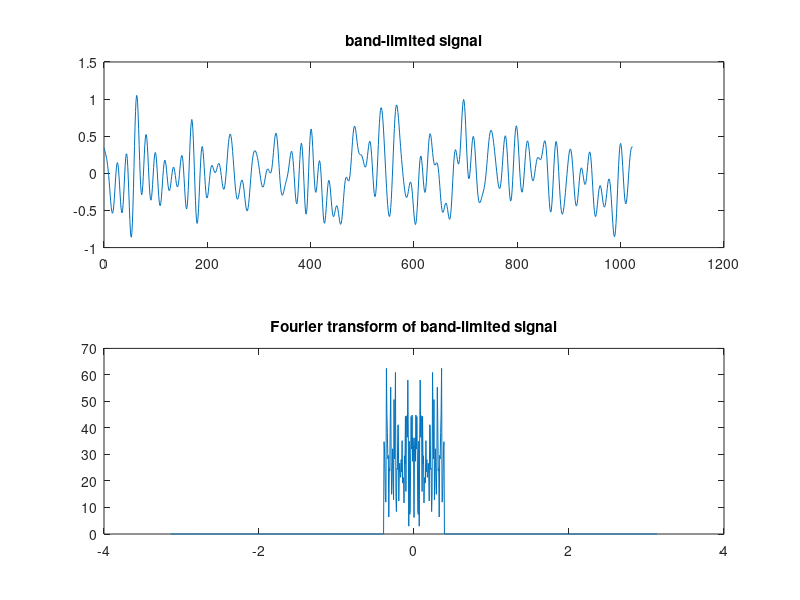
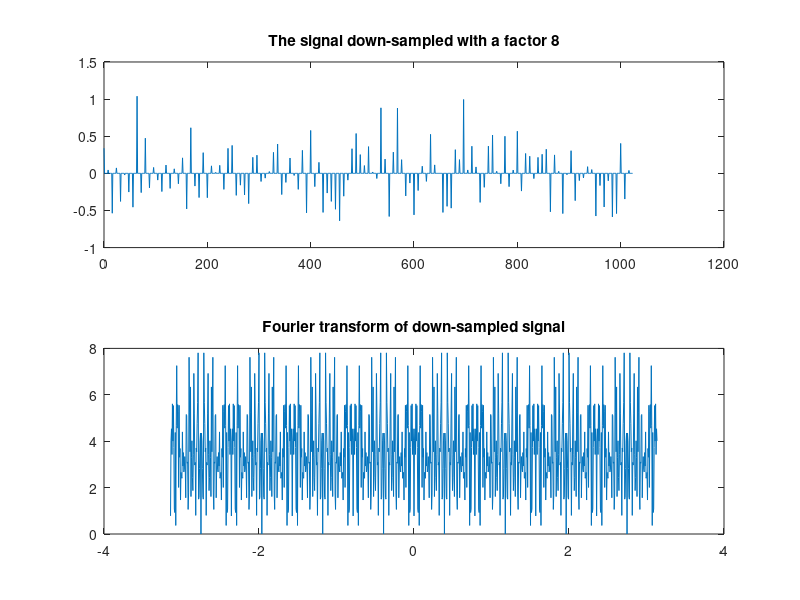
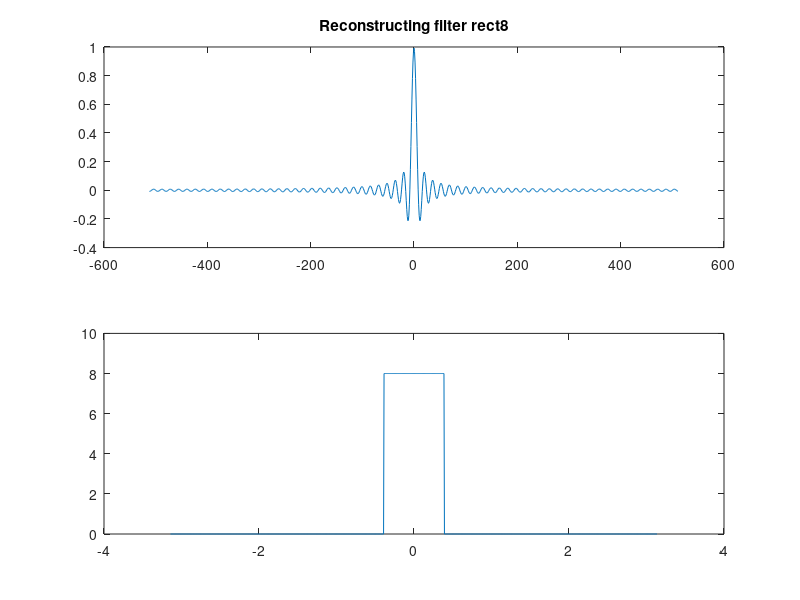
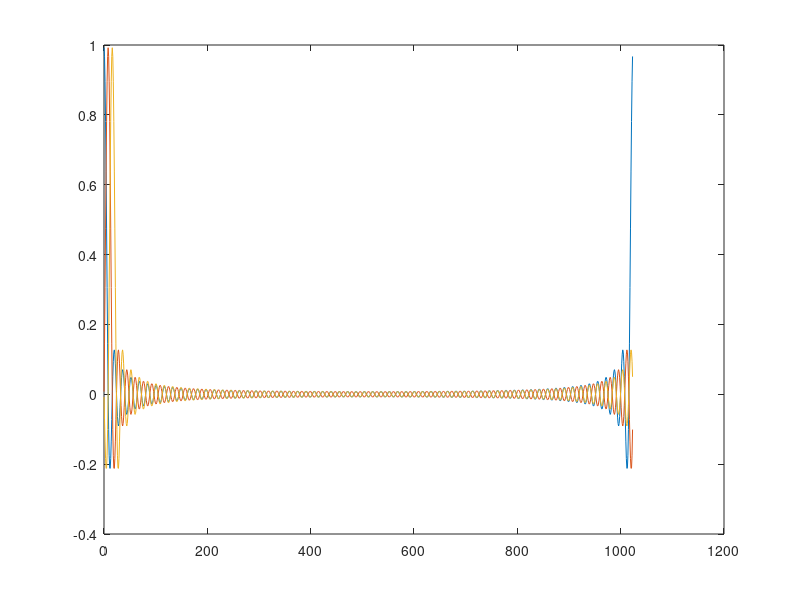

Write MATLAB code to recreate these figures, in order.

s = randn(1024,1);
S = fftshift(fft(s));
u = (-512:511)' * pi/512;
Rect8 = (abs(u) < pi/8);
Sbl = S .* Rect8; %Create a pi/4-band-limited transform
sbl = ifft(ifftshift(Sbl));

%%

close all;
figure(1);subplot(2,1,1);plot(0:1023,sbl);

title('band-limited signal');
subplot(2,1,2);plot(u,abs(Sbl));
title('Fourier transform of band-limited signal');

% Downsample by 8
downsampl8=sbl(1:8:end);

% Upsample by inserting zeroes
upsampl8 = zeros(1024,1);
upsampl8(1:8:end) = downsampl8;
figure(2); subplot(2,1,1); plot(0:1023,upsampl8);
title('The signal down-sampled with a factor 8');
subplot(2,1,2); plot(u,abs(fftshift(fft(upsampl8))));
title('Fourier transform of down-sampled signal');

% Plot rect signal
rect8 = ifft(fftshift(8*Rect8));
figure(3);
subplot(2,1,1); plot(-512:511, ifftshift(rect8));
title('Reconstructing filter rect8');
subplot(2,1,2); plot(u,abs(fftshift(fft(rect8))));

for ix=0:127,
    B8(:,ix+1) = circshift(rect8,8*ix);
end

% Question 1
figure(4); plot(0:1023,B8(:,[1 2 3]));

sblrec8 = B8*upsampl8(1:8:end);
figure(5);
subplot(2,1,1); plot(0:1023,sblrec8);
title('Reconstructed signal from factor 8 down-sampled signal');
subplot(2,1,2); plot(u,abs(fftshift(fft(sblrec8))));
title('Fourier transform of reconstructed signal');
fprintf('Reconstruction from factor 8 down-sampled signal (no noise)\n');
err=sbl-sblrec8;

% Question 2
disp(norm(err));
disp(mean(err));
disp(std(err));


%%
close all;

sigma=0.1;
downsampl8n=sbl(1:8:end)+sigma*randn(128,1);
upsampl8n=zeros(1,1024);
upsampl8n(1:8:end)=downsampl8n;
figure(6);
subplot(2,1,1);plot(0:1023,upsampl8n);
title('The signal down-sampled with a factor 8 with noise');
subplot(2,1,2);plot(u,abs(fftshift(fft(upsampl8n))));
title('Fourier transform of down-sampled signal with noise');

sblrec8n=B8*downsampl8n;
figure(7);subplot(2,1,1);plot(0:1023,sblrec8n);
title('Reconstructed signal from factor 8 down-sampled signal with noise');
subplot(2,1,2);plot(u,abs(fftshift(fft(sblrec8n))));
title('Fourier transform of reconstructed signal with noise');
err=sbl-sblrec8n;
fprintf('Reconstruction from factor 8 down-sampled signal with noise\n');

% Question 3
disp(norm(err));
disp(mean(err));
disp(std(err));

%%

downsampl4n=sbl(1:4:end)+sigma*randn(256,1);
upsampl4n=zeros(1,1024);
upsampl4n(1:4:end)=downsampl4n;
figure(8);
subplot(2,1,1);plot(0:1023,upsampl4n);
title('The signal down-sampled with a factor 4 with noise');
subplot(2,1,2);plot(u,abs(fftshift(fft(upsampl4n))));
title('Fourier transform of down-sampled signal with noise');

Rect4=(abs(u)<=pi/4);
rect4=ifft(fftshift(4*Rect4));
figure(9);
subplot(2,1,1);plot(-512:511,ifftshift(rect4));
title('Reconstructing filter rect4' );
subplot(2,1,2);plot(u,abs(fftshift(fft(rect4))));

for ix=0:255,
    B4(:,ix+1)=circshift(rect4,4*ix);
end

% Question 4
figure(10);plot(0:1023,B4(:,[1 2 3])');

%%

sblrec4b=B4*downsampl4n;
figure(11);subplot(2,1,1);plot(0:1023,sblrec4b);
title('Reconstructed signal from factor 4 down-sampled signal (basis)');
subplot(2,1,2);plot(u,abs(fftshift(fft(sblrec4b))));
title('Fourier transform of reconstructed signal (basis)');
err=sbl-sblrec4b;
fprintf('Reconstruction from factor 4 down-sampled signal (basis)\n');

% Question 5
disp(norm(err));
disp(mean(err));
disp(std(err));

%%

% Question 6: TODO

%%



